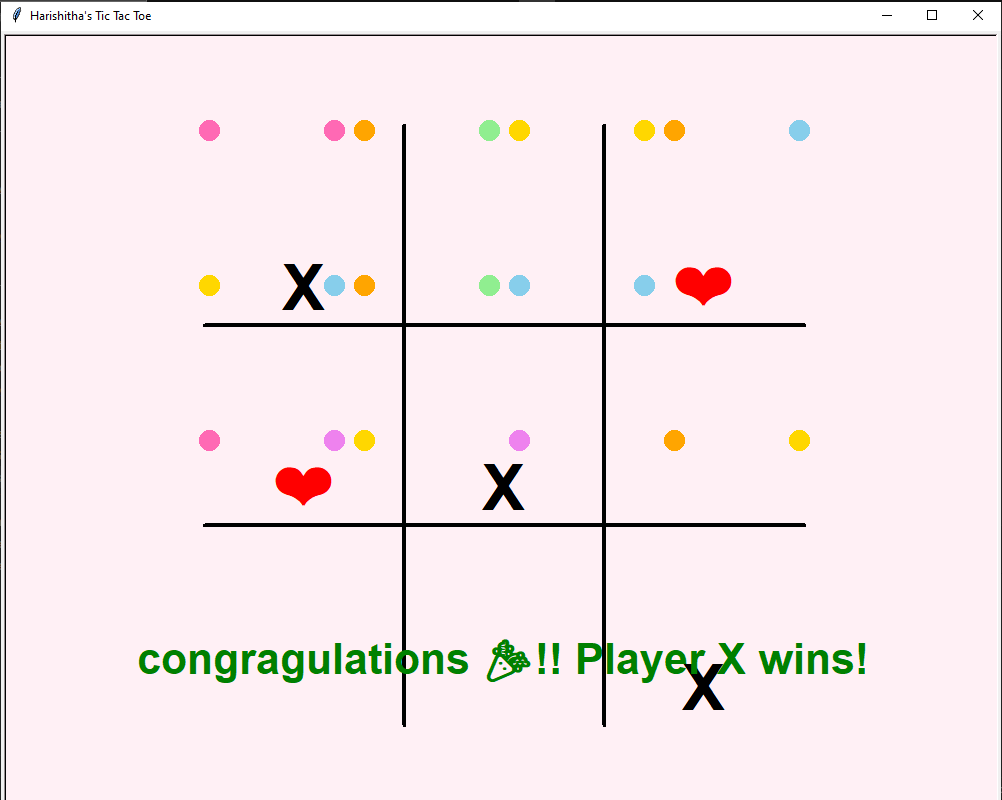

Source code (Python):
import turtle
screen = turtle.Screen()
screen.title("Harishitha's Tic Tac Toe")
screen.setup(width=1000, height=1000)
screen.bgcolor("LavenderBlush")  
screen.tracer(0)

board = [["" for _ in range(3)] for _ in range(3)]
current_player = "X"
game_over = False

def draw_grid():
    drawer = turtle.Turtle()
    drawer.hideturtle()
    drawer.pensize(4)
    drawer.color("black")

    for i in [-100, 100]:
        drawer.penup()
        drawer.goto(i, 300)
        drawer.pendown()
        drawer.goto(i, -300)
    for i in [-100, 100]:
        drawer.penup()
        drawer.goto(-300, i)
        drawer.pendown()
        drawer.goto(300, i)
    for i in [-100, 100]:
        drawer.penup()
        drawer.goto(-300, i)
        drawer.pendown()
        drawer.goto(300, i)

def draw_symbol(x, y, symbol):
    writer = turtle.Turtle()
    writer.hideturtle()
    writer.penup()
    writer.goto(x, y)
    writer.color("Black" if symbol == "X" else "red")
    writer.write(symbol, align="center", font=("Arial", 48, "bold"))

def get_cell_index(x, y):
    col = (x + 300) // 200
    row = (300 - y) // 200
    return int(row), int(col)

def check_winner(player):
    for i in range(3):
        if all(board[i][j] == player for j in range(3)): return True
        if all(board[j][i] == player for j in range(3)): return True
    if all(board[i][i] == player for i in range(3)): return True
    if all(board[i][2 - i] == player for i in range(3)): return True
    return False
def sprinkle_blast():
    import random
    import turtle

    colors = ["hotpink", "skyblue", "gold", "violet", "lightgreen", "orange", "turquoise"]
    sprinkles = []

    def create_sprinkle():
        sparkle = turtle.Turtle()
        sparkle.shape("circle")
        sparkle.color(random.choice(colors))
        sparkle.penup()
        sparkle.speed("fastest")

        
        corner = random.choice(["left", "right"])
        x = -480 if corner == "left" else 480
        y = -480
        sparkle.goto(x, y)

        dx = random.randint(2, 5) * (-1 if corner == "right" else 1)  
        dy = random.randint(3, 6)  
        return (sparkle, dx, dy)

    
    for _ in range(60):
        sprinkles.append(create_sprinkle())

    
    while True:
        for i in range(len(sprinkles)):
            sparkle, dx, dy = sprinkles[i]
            sparkle.setx(sparkle.xcor() + dx)
            sparkle.sety(sparkle.ycor() + dy)
            if sparkle.ycor() > 500 or abs(sparkle.xcor()) > 500:
                sparkle.clear()
                sprinkles[i] = create_sprinkle()
        screen.update()


def display_winner(player):
    winner = turtle.Turtle()
    winner.hideturtle()
    winner.penup()
    winner.goto(0, -260)
    winner.color("green")
    winner.write(f"congragulations 🎉!! Player {player} wins!", align="center", font=("Stencil", 32, "bold"))

    sprinkle_blast()  

def click_handler(x, y):
    global current_player, game_over
    if game_over:
        return

    row, col = get_cell_index(x, y)
    if row not in range(3) or col not in range(3):
        return
    if board[row][col] == "":
        board[row][col] = current_player
        draw_symbol((col * 200 - 200), (100 - row * 200), current_player)
        if check_winner(current_player):
            game_over = True
            display_winner(current_player)
        else:
            current_player = "❤" if current_player == "X" else "X"


draw_grid()
screen.onclick(click_handler)
screen.mainloop()
